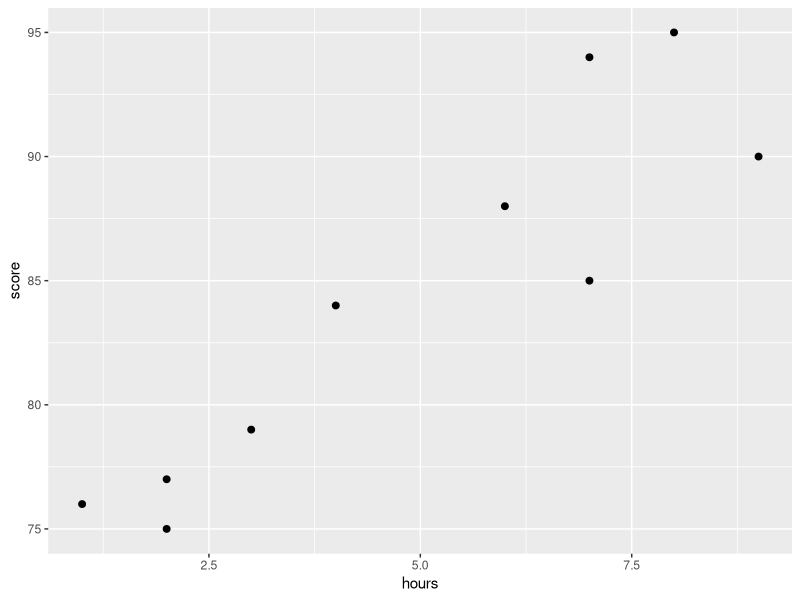
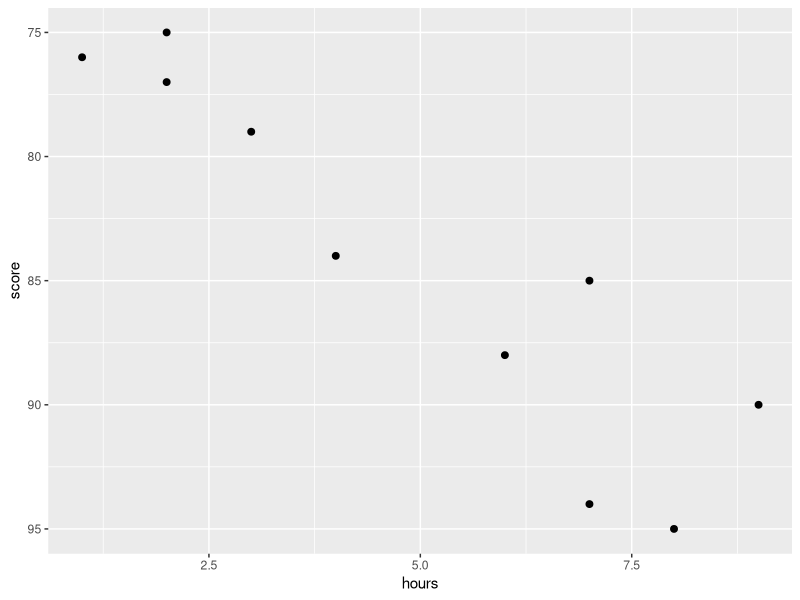
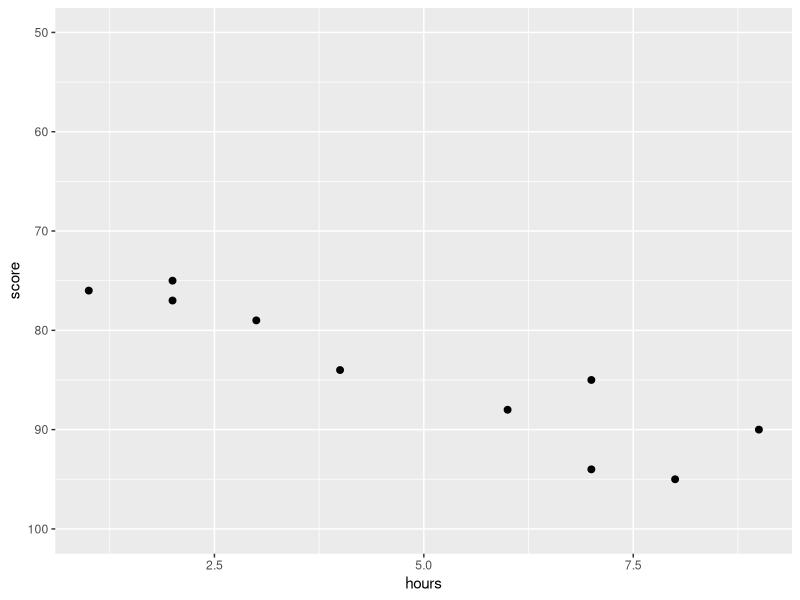

R code for these plots, in order:
# Example: Reverse Order of Axis in ggplot2
library("ggplot2")

# create data frame
df <- data.frame(hours=c(1, 2, 2, 3, 4, 6, 7, 7, 8, 9),
                 score=c(76, 77, 75, 79, 84, 88, 85, 94, 95, 90))

# create scatter plot with noraml y-axis
ggplot(df, aes(x=hours, y=score)) + 
  geom_point(size=2)

library("ggplot2")

# create data frame
df <- data.frame(hours=c(1, 2, 2, 3, 4, 6, 7, 7, 8, 9),
                 score=c(76, 77, 75, 79, 84, 88, 85, 94, 95, 90))

# create scatter plot with reversed y-axis
ggplot(df, aes(x=hours, y=score)) + 
  geom_point(size=2) + 
  scale_y_reverse()

# We could also use the limits argument within the
# scale_y_reverse() function to modify the y-axis limits:
library("ggplot2")

# create data frame
df <- data.frame(hours=c(1, 2, 2, 3, 4, 6, 7, 7, 8, 9),
                 score=c(76, 77, 75, 79, 84, 88, 85, 94, 95, 90))

# create scatterplot with reversed y-axis and modified limits
ggplot(df, aes(x=hours, y=score)) + 
  geom_point(size=2) + 
  scale_y_reverse(limits=c(100, 50))























